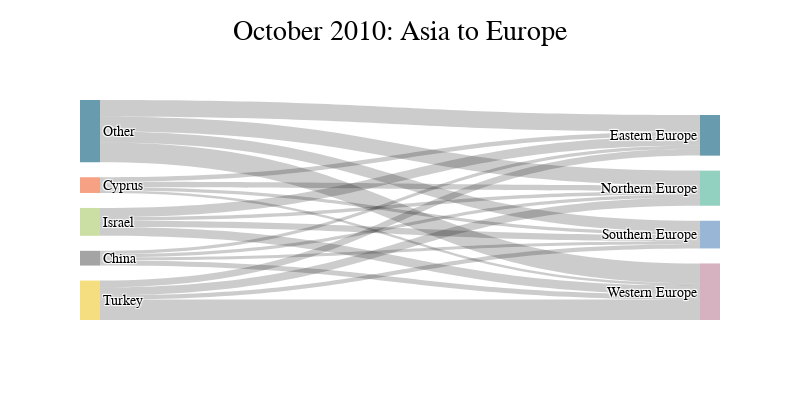

Notebook source saved alongside this figure:
### Code cell
sfig.update_layout(width=800, height=400, font_family='PT Sans Narrow', title='October 2010: Asia to Europe')
sfig

### Figure 1 — Plotly figure (JSON) as saved in the notebook; plotly's stock layout.template omitted (floating-point values rounded to 4 significant figures)
{"data": [{"link": {"source": [6, 1, 7, 3, 1, 8, 7, 6, 1, 8, 8, 3, 3, 1, 7, 6, 6, 7, 8, 3], "target": [4, 4, 5, 2, 2, 0, 2, 0, 5, 4, 5, 5, 4, 0, 0, 5, 2, 4, 2, 0], "value": [0.03976, 0.01993, 0.03217, 0.0497, 0.03511, 0.1047, 0.02083, 0.05726, 0.01509, 0.06883, 0.1239, 0.1275, 0.0263, 0.02806, 0.02096, 0.05484, 0.0222, 0.01836, 0.09161, 0.04293]}, "node": {"label": ["Eastern Europe", "Cyprus", "Northern Europe", "Turkey", "Southern Europe", "Western Europe", "Israel", "China", "Other"], "line": {"color": "black", "width": 0}, "pad": 15, "thickness": 20}, "type": "sankey", "valueformat": ".1%"}], "layout": {"font": {"family": "PT Sans Narrow"}, "height": 400, "title": {"text": "October 2010: Asia to Europe"}, "width": 800}}
